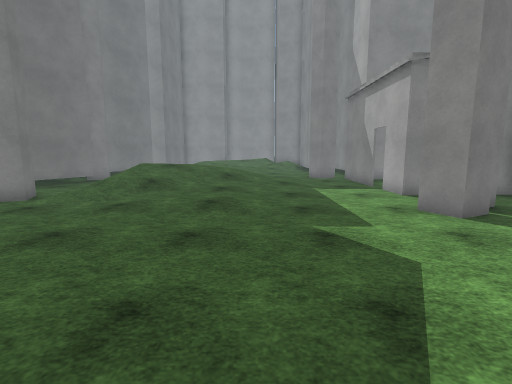
[1] (above)

18 first-person views from a walk through a Unity game level. The camera is 1.5 m above the floor, tilts 8° down and sees 85° across. The floor is counted in squares, 1 m on a side. Each view is taken from the middle of a square. On the plan, view 1 faces up. The plan holds only what a view shows up to about 14 squares ahead; the rest is blank. The place goes on beyond the plan. The player character is not drawn. Door leaves are left out, so doorways stand open. Surface patterns are stand-ins for the level's own textures.

[2]
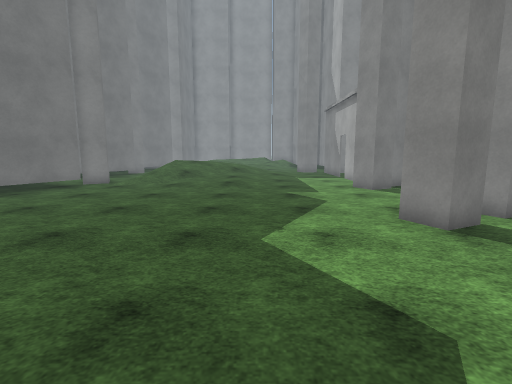

[3]
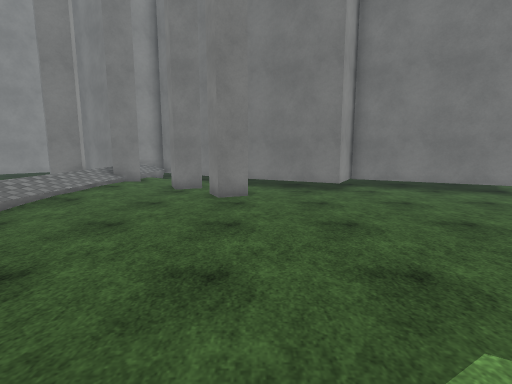

[4]
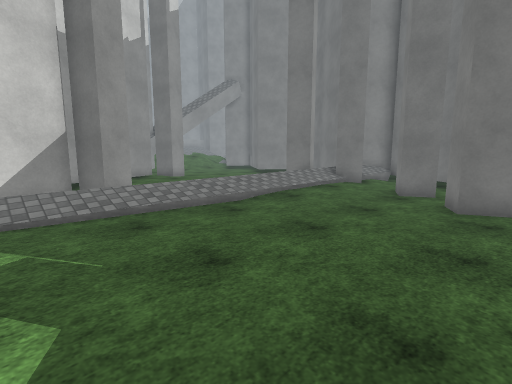

[5]
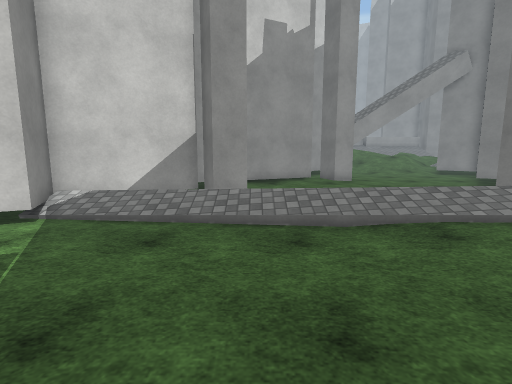

[6]
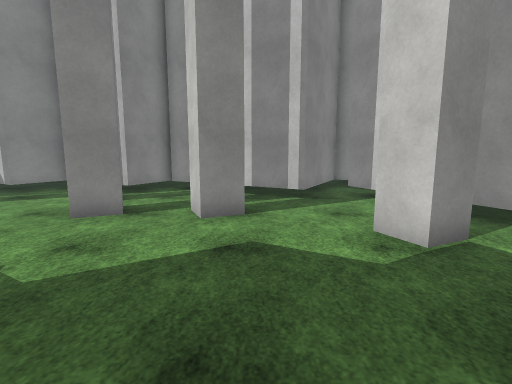

[7]
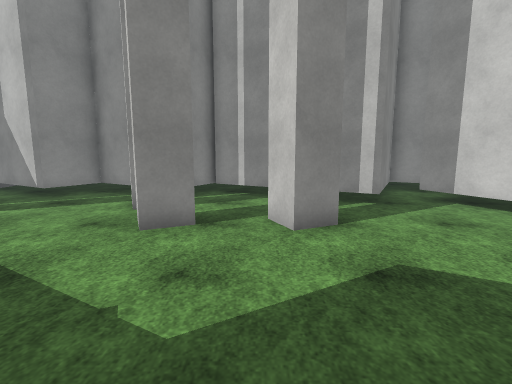

[8]
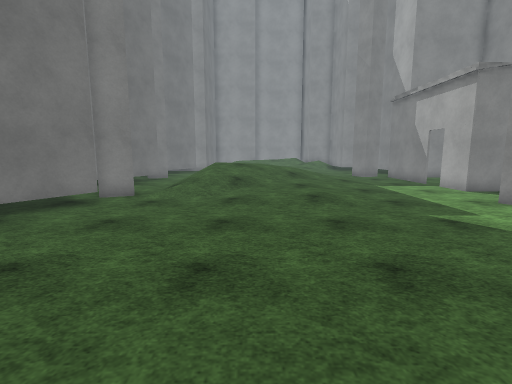

[9]
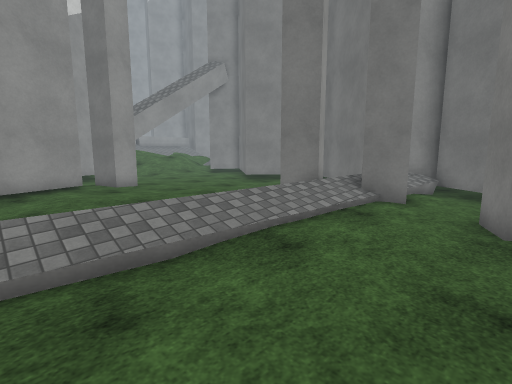

[10]
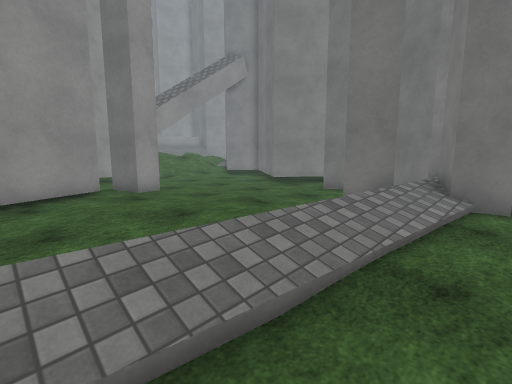

[11]
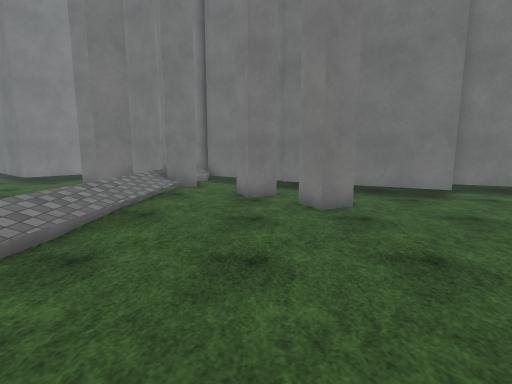

[12]
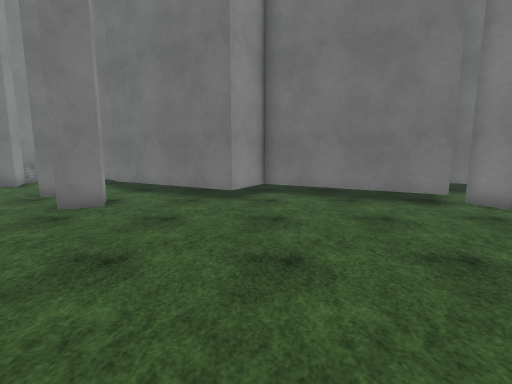

[13]
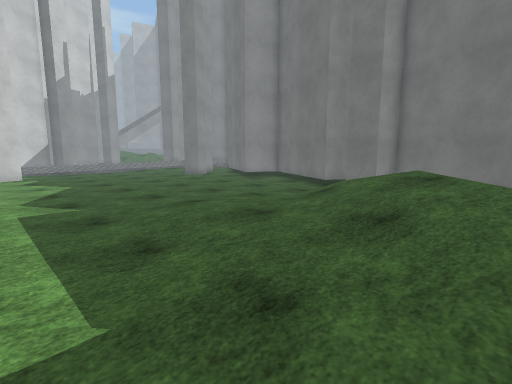

[14]
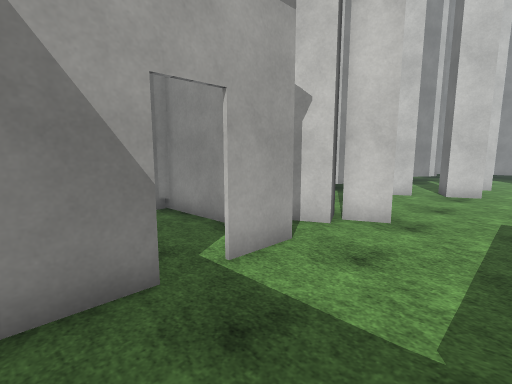

[15]
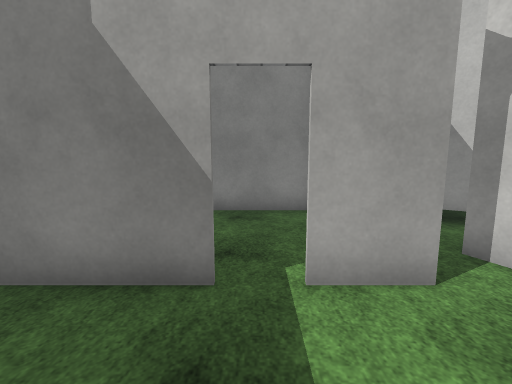

[16]
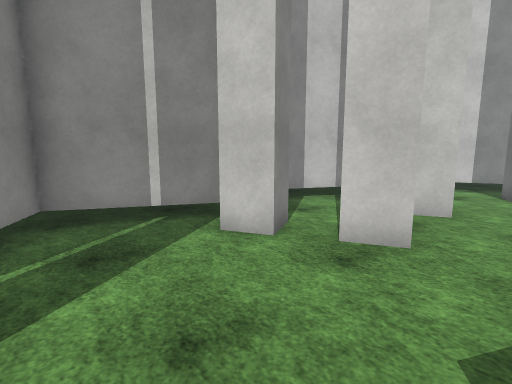

[17]
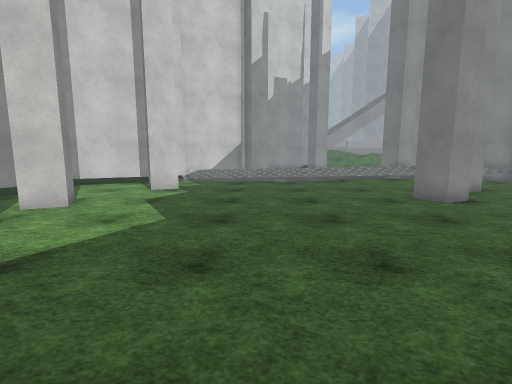

[18]
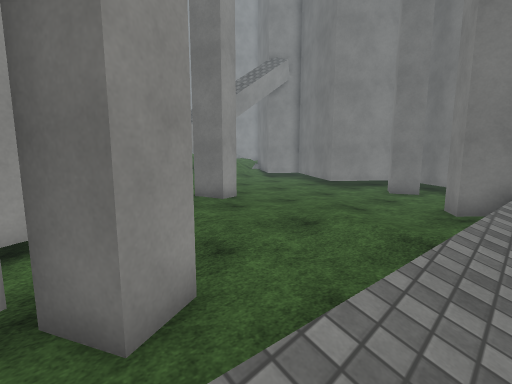

### Floor plan
Key: @ floor where view 1 was taken; # wall or solid block; x gap in a wall; . main floor; : floor 0.25 m higher than the main floor; + floor 0.5 m higher than the main floor; * floor 1 m higher than the main floor; / step, stairs or slope; D open door; = window, fence, low wall or low ledge.
Columns run from 15 left of view 1 to 10 right of it. Each row starts with its distance up from view 1.
 14       ##    //////..#
 13       #.   /////:...#....#
 12      ##.. /*///::...D....#
 11     ##.../////::....#....#
 10     #  ..////:::....######
  9     ####////::::.....####
  8       ##....:::.....#####
  7       ##............##.##
  6       #................##
  5      ##.................#
  4      #.................##
  3     ##.................#
  2     ##.............#####
  1      ##............###.##
  0      ##........@...x...##
 -1     ##.............x...#
 -2     #..............#..##
 -3    ##..#..............#
 -4    ###...............##
 -5   ####...............##
 -6  ##=.............#....#
 -7 ##==#:::............###
 -8 ##+###///.........###
 -9  ##=##///////////##
-10  ##:##:::////////##
-11 ##......::..../.###
-12 ##......:....####
-13 ##.....::.::. #
-14 ##......::::. #
-15 #.......::::###
-16 ##......::###
-17  #.....####

Positions as (right, up) in squares from view 1, and headings:
1: (0, 0), facing up
2: (0, -5), facing up
3: (2, -2), facing left
4: (1, -2), facing down-left
5: (-3, -3), facing down
6: (-3, -3), facing right
7: (-2, -1), facing right
8: (-3, -1), facing up
9: (-3, -5), facing down-left
10: (-3, -7), facing down-left
11: (0, -5), facing left
12: (0, 2), facing left
13: (3, 14), facing down-left
14: (2, 14), facing down-right
15: (2, 12), facing right
16: (2, 6), facing down-right
17: (-2, 6), facing down
18: (-1, -9), facing down-left
